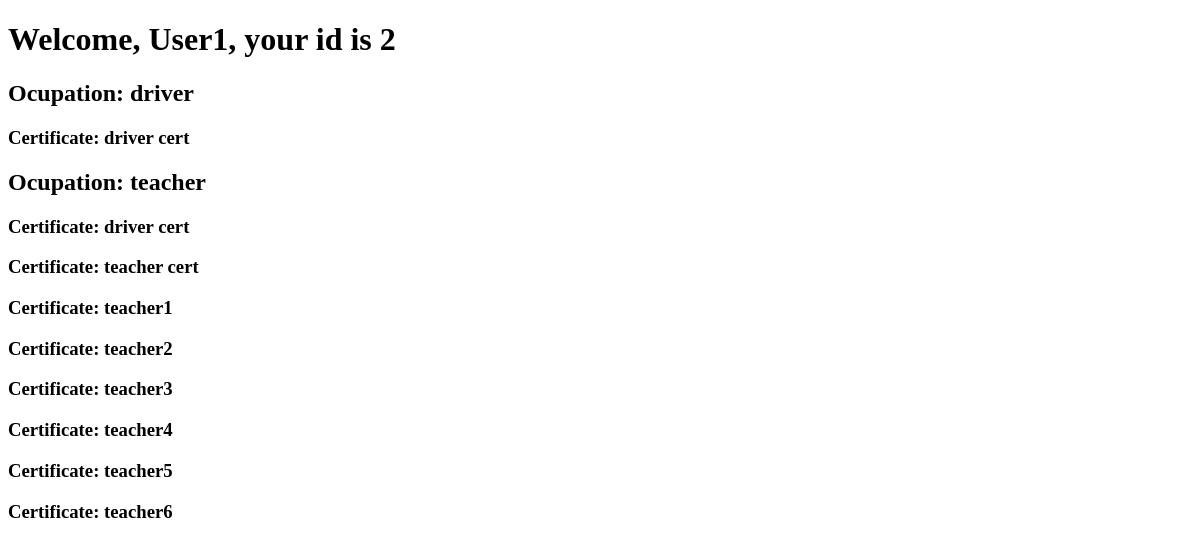
Page /accounts/dashboard/ (signed in) on the committed database.
### users/models.py (models this page shows, shortened)
class Role(models.Model):
    role_name = models.CharField('Role', blank=True, max_length=150, default='')
    certificates_list = models.ManyToManyField(Certificate,  blank=True)
    def __str__(self):
        return self.role_name
    class Meta:
        verbose_name = "Role"
        verbose_name_plural = "Roles"

class Certificate(models.Model):
    certificate_name = models.CharField('Name', blank=True, max_length=150, default='')
    def __str__(self):
        return self.certificate_name

### users/views.py (the view)
# urls.py: path('dashboard/', views.dashboardView, name = "dashboard"),
@login_required
def dashboardView(request):
    profile = Profile.objects.all()
    context = {'profiles': profile,}
    return render(request, 'dashboard.html', context)

### users/Templates/dashboard.html
{% extends 'index.html' %}
{% block  content %}
    <h1>Welcome, {{user.username}}, your id is {{user.id}}</h1>
    {% for profile in profiles %}
        {% if profile.profile_name.username == user.username %}
            {% for role in profile.roles_list.all %}
                <h2>Ocupation: {{ role }}</h2>
                    {% for cert in role.certificates_list.all %}
                        <h3>Certificate: {{ cert }}</h3>
                    {% endfor %}
            {% endfor %}
        {% endif %}
    {% endfor %}
{% endblock %}

### users/Templates/index.html (shortened to what this page needs)
<!DOCTYPE html>
{% load static %}
<html>
<head>
    <link rel="stylesheet" href="{% static 'dashboard.css' %}" type="text/css"/>
</head>
<body>
    {% block content %}{% endblock %}
</body>
</html>

### rows in the picture
Role: role_name "driver"
Certificate: certificate_name "driver cert"
Role: role_name "teacher"
Certificate: certificate_name "teacher cert"
Certificate: certificate_name "teacher1"
Certificate: certificate_name "teacher2"
Certificate: certificate_name "teacher3"
Certificate: certificate_name "teacher4"
Certificate: certificate_name "teacher5"
Certificate: certificate_name "teacher6"

### other values in the picture
{{ user.username }} "User1"
{{ user.id }} "2"
